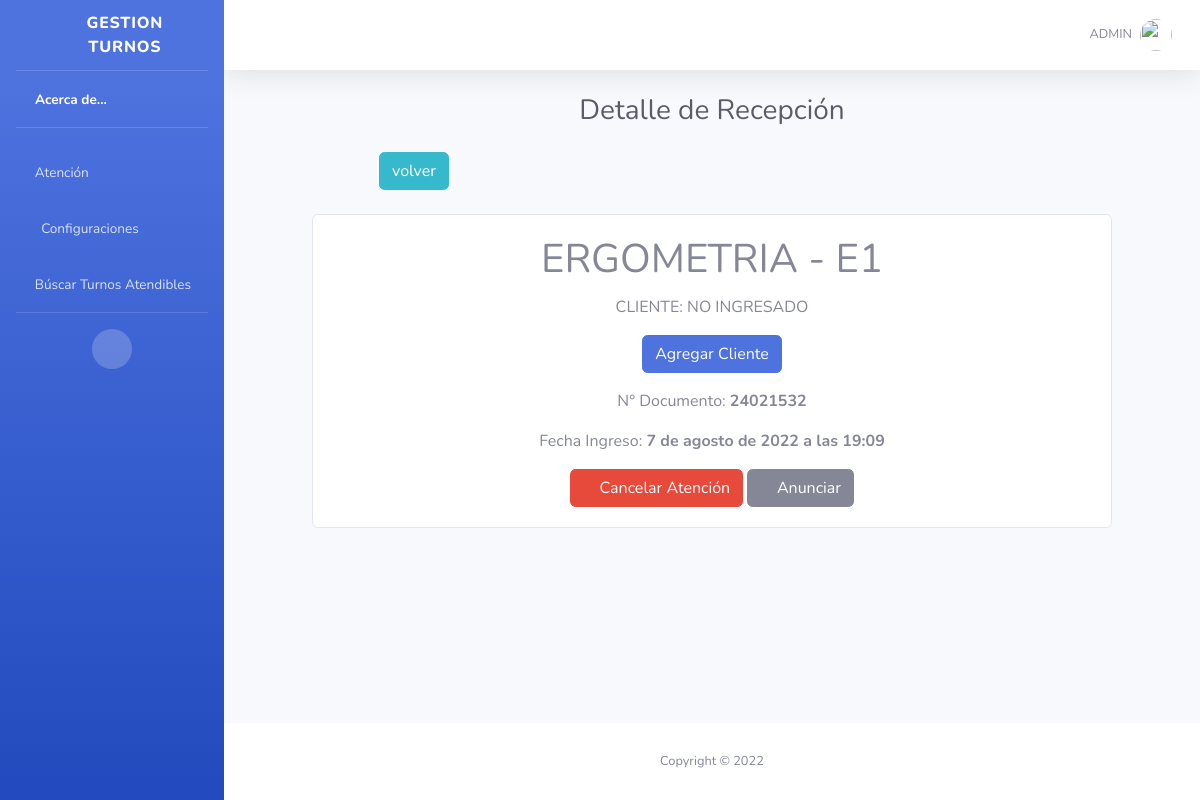
The page /recdetail/17/ (signed in) on the database its author committed.
### admin_turnos/models.py (models this page shows)
class Ingresos(models.Model):
    class Meta:
        ordering = ["fec_ingreso"]
    id = models.AutoField(primary_key=True)
    id_tramite = models.IntegerField()
    tram_detalle = models.CharField(max_length=50)
    decorador = models.CharField(max_length=1)
    contador = models.IntegerField()
    id_cliente = models.IntegerField()
    fec_ingreso = models.DateTimeField()
    recibido = models.CharField(max_length=1)
    atendido = models.CharField(max_length=1)
    documento = models.CharField(max_length=11)

### admin_turnos/views.py (the view)
# urls.py: path('recdetail/<ning>/', views.recdetail, name='recdetail'),
@login_required
def recdetail(request,ning):
    ingreso = Ingresos.objects.filter(id=ning)
    cliente = Clientes.objects.filter(documento=ingreso[0].documento)
    apenom = ""
    if cliente:
        Ingresos.objects.filter(id=ning).update(id_cliente=cliente[0].id)
        apenom=cliente[0].apellido+' '+cliente[0].nombres
    show = "false"
    return render(request, "admin_turnos/ingresos_detail.html", {"show": show, 'ingreso':ingreso[0], 'apenom':apenom})

### admin_turnos/templates/admin_turnos/ingresos_detail.html
{% extends "base.html" %}
{% block cuerpo %}
<div class="d-sm-flex align-items-center justify-content-center mb-4">
    <h1 class="h3 mb-0 text-gray-800">Detalle de Recepción</h1>
</div>
{% load static %}
<div class="row align-items-center justify-content-center ">
    <div class="container w-75">
        <a class="btn btn-info mb-4" href="{% url 'recepcion' %}">volver</a>
    </div>
    <br />
    <div class="card align-items-center  justify-content-center " style="width: 50rem;">
        <div class="card-body">
            <center>
                <h1 class="card-title text-uppercase">{{ingreso.tram_detalle}} - {{ingreso.decorador}}{{ingreso.contador}}</h1>
                {% if apenom  %}
                    <p class="card-text text-uppercase">Cliente: <b>{{apenom}}</b></p>
                {% else %}
                    <p class="card-text text-uppercase">Cliente: No ingresado</p>
                    <a class="btn btn-primary mb-3" href="{% url 'reccliente' ingreso.id ingreso.documento %}">Agregar Cliente</a>
                {% endif %}
                <p class="card-text">N° Documento: <b>{{ingreso.documento}}</b></p>
                <p class="card-text">Fecha Ingreso: <b>{{ingreso.fec_ingreso}}</b></p>
                <a class="btn btn-danger" type="button" href="{% url 'atender' ingreso.id %}">
                    <i class="fa fa-ban"></i> Cancelar Atención
                </a>
                <a class="btn btn-secondary" type="button"
                    href="{% url 'genanun' ingreso.recibido ingreso.id ingreso.decorador ingreso.contador %}">
                    <i class="fa fa-desktop"></i> Anunciar
                </a>
            </center>
        </div>
    </div>
</div>
{% endblock %}

### templates/base.html (shortened to what this page needs)
<!DOCTYPE html>
<html lang="en">
<head>
    {% load static %}
    <link href="{% static 'vendor/fontawesome-free/css/all.min.css'%}" rel="stylesheet" />
    <link href="{% static 'css/sb-admin-2.min.css'%}" rel="stylesheet" />
</head>
<body id="page-top">
    <div id="wrapper">
        <ul class="navbar-nav bg-gradient-primary sidebar sidebar-dark accordion" id="accordionSidebar">
            <a class="sidebar-brand d-flex align-items-center justify-content-center" href="{% url 'main' %}">
                <div class="sidebar-brand-icon rotate-n-15">
                    <i class="fa fa-building"></i>
                </div>
                <div class="sidebar-brand-text mx-3">Gestion turnos</div>
            </a>
            <hr class="sidebar-divider my-0">
            <li class="nav-item active">
                <a class="nav-link" href="{% url 'about' %}">
                    <i class='fa fa-users'></i>
                    <span>Acerca de...</span></a>
            </li>
            <hr class="sidebar-divider">
            {% if user.id %}
                <li class="nav-item">
                    <a class="nav-link collapsed" href="#" data-toggle="collapse" data-target="#atencion"
                        aria-expanded="true" aria-controls="atencion">
                        <i class='fas fa-laptop-medical'></i>
                        <span>Atención</span>
                    </a>
                </li>
                <li class="nav-item">
                    <a class="nav-link collapsed" href="#" data-toggle="collapse" data-target="#config" aria-expanded="true"
                        aria-controls="config">
                        <i class="fas fa-fw fa-cog"></i>
                        <span>Configuraciones</span>
                    </a>
                </li>
                <li class="nav-item">
                    <a class="nav-link" href="{% url 'finder' %}">
                        <i class='fa fa-search'></i>
                        <span>Búscar Turnos Atendibles</span></a>
                </li>
                <hr class="sidebar-divider d-none d-md-block">
            {% endif %}
            <div class="text-center d-none d-md-inline">
                <button class="rounded-circle border-0" id="sidebarToggle"></button>
            </div>
        </ul>
        <div id="content-wrapper" class="d-flex flex-column">
            <div id="content">
                <nav class="navbar navbar-expand navbar-light bg-white topbar mb-4 static-top shadow">
                    <ul class="navbar-nav ml-auto">
                        {% if request.user.id %}
                            <li class="nav-item dropdown no-arrow">
                                <a class="nav-link dropdown-toggle" href="#" id="userDropdown" role="button" data-toggle="dropdown"
                                    aria-haspopup="true" aria-expanded="false">
                                    {% if request.user.first_name and request.user.last_name %}
                                        <span class="mr-2 d-none d-lg-inline text-gray-600 small text-uppercase">{{ request.user.first_name }} {{ request.user.last_name }}</span>
                                    {% else %}
                                        <span class="mr-2 d-none d-lg-inline text-gray-600 small text-uppercase">{{ request.user.username }}</span>
                                    {% endif %}
                                    <img class="img-profile rounded-circle" src="{% static 'img/user.png'%}">
                                </a>
                            </li>
                        {% endif %}
                    </ul>
                </nav>
                <div class="container-fluid">
                    {% block cuerpo %}
                    {% endblock %}
                </div>
            </div>
            <footer class="sticky-footer bg-white">
                <div class="container my-auto">
                    <div class="copyright text-center my-auto">
                        <span>Copyright &copy; 2022</span>
                    </div>
                </div>
            </footer>
        </div>
    </div>
    <link rel="stylesheet" href="//code.jquery.com/ui/1.13.2/themes/base/jquery-ui.css">
</body>
</html>

### rows shown on the page
Ingresos: tram_detalle "ERGOMETRIA", decorador "E", contador "1", documento "24021532", fec_ingreso "7 de agosto de 2022 a las 19:09"

### other values the page prints
{{ request.user.username }} "ADMIN"
